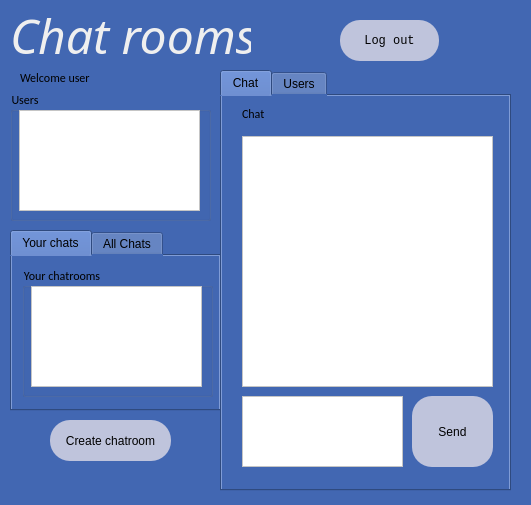
<?xml version="1.0" encoding="UTF-8"?>
<ui version="4.0">
 <class>centralwidget</class>
 <widget class="QDialog" name="centralwidget">
  <property name="geometry">
   <rect>
    <x>0</x>
    <y>0</y>
    <width>531</width>
    <height>505</height>
   </rect>
  </property>
  <property name="maximumSize">
   <size>
    <width>1000</width>
    <height>1000</height>
   </size>
  </property>
  <property name="windowTitle">
   <string>Dialog</string>
  </property>
  <property name="styleSheet">
   <string notr="true">background-color: rgb(66, 103, 178);
color: rgb(239, 239, 239);</string>
  </property>
  <widget class="QLabel" name="label">
   <property name="geometry">
    <rect>
     <x>10</x>
     <y>10</y>
     <width>241</width>
     <height>51</height>
    </rect>
   </property>
   <property name="font">
    <font>
     <family>Harlow Solid Italic</family>
     <pointsize>36</pointsize>
     <italic>true</italic>
    </font>
   </property>
   <property name="text">
    <string>Chat rooms</string>
   </property>
  </widget>
  <widget class="QPushButton" name="button_logOut">
   <property name="geometry">
    <rect>
     <x>340</x>
     <y>20</y>
     <width>99</width>
     <height>41</height>
    </rect>
   </property>
   <property name="font">
    <font>
     <family>Consolas</family>
    </font>
   </property>
   <property name="styleSheet">
    <string notr="true">border-radius:20px;
color: rgb(0, 0, 0);
background-color: rgb(191, 196, 220);</string>
   </property>
   <property name="text">
    <string>Log out</string>
   </property>
  </widget>
  <widget class="QLabel" name="label_Nickname">
   <property name="geometry">
    <rect>
     <x>20</x>
     <y>70</y>
     <width>151</width>
     <height>16</height>
    </rect>
   </property>
   <property name="font">
    <font>
     <family>Calibri</family>
    </font>
   </property>
   <property name="styleSheet">
    <string notr="true">color: rgb(0, 0, 0);</string>
   </property>
   <property name="text">
    <string>Welcome user</string>
   </property>
  </widget>
  <widget class="QGroupBox" name="groupBox">
   <property name="geometry">
    <rect>
     <x>10</x>
     <y>90</y>
     <width>201</width>
     <height>131</height>
    </rect>
   </property>
   <property name="font">
    <font>
     <family>Calibri</family>
    </font>
   </property>
   <property name="styleSheet">
    <string notr="true">color: rgb(0, 0, 0)</string>
   </property>
   <property name="title">
    <string>Users</string>
   </property>
   <widget class="QScrollArea" name="scrollArea">
    <property name="geometry">
     <rect>
      <x>9</x>
      <y>20</y>
      <width>181</width>
      <height>101</height>
     </rect>
    </property>
    <property name="styleSheet">
     <string notr="true">background-color: rgb(255, 255, 255);</string>
    </property>
    <property name="widgetResizable">
     <bool>true</bool>
    </property>
    <widget class="QWidget" name="scrollAreaWidgetContents">
     <property name="geometry">
      <rect>
       <x>0</x>
       <y>0</y>
       <width>179</width>
       <height>99</height>
      </rect>
     </property>
     <widget class="QWidget" name="gridLayoutWidget">
      <property name="geometry">
       <rect>
        <x>10</x>
        <y>10</y>
        <width>160</width>
        <height>80</height>
       </rect>
      </property>
      <layout class="QGridLayout" name="gridLayout"/>
     </widget>
    </widget>
   </widget>
  </widget>
  <widget class="QPushButton" name="button_createChatRoom">
   <property name="geometry">
    <rect>
     <x>50</x>
     <y>420</y>
     <width>121</width>
     <height>41</height>
    </rect>
   </property>
   <property name="styleSheet">
    <string notr="true">border-radius:20px;
color: rgb(0, 0, 0);
background-color: rgb(191, 196, 220);</string>
   </property>
   <property name="text">
    <string>Create chatroom</string>
   </property>
  </widget>
  <widget class="QTabWidget" name="tabWidget">
   <property name="geometry">
    <rect>
     <x>10</x>
     <y>230</y>
     <width>211</width>
     <height>181</height>
    </rect>
   </property>
   <property name="styleSheet">
    <string notr="true">color: rgb(0, 0, 0);</string>
   </property>
   <property name="currentIndex">
    <number>0</number>
   </property>
   <widget class="QWidget" name="tab">
    <attribute name="title">
     <string>Your chats</string>
    </attribute>
    <widget class="QGroupBox" name="groupBox_2">
     <property name="geometry">
      <rect>
       <x>10</x>
       <y>10</y>
       <width>191</width>
       <height>131</height>
      </rect>
     </property>
     <property name="font">
      <font>
       <family>Calibri</family>
      </font>
     </property>
     <property name="title">
      <string>Your chatrooms</string>
     </property>
     <widget class="QScrollArea" name="scrollArea_2">
      <property name="geometry">
       <rect>
        <x>9</x>
        <y>20</y>
        <width>171</width>
        <height>101</height>
       </rect>
      </property>
      <property name="styleSheet">
       <string notr="true">background-color: rgb(255, 255, 255);</string>
      </property>
      <property name="widgetResizable">
       <bool>true</bool>
      </property>
      <widget class="QWidget" name="scrollAreaWidgetContents_2">
       <property name="geometry">
        <rect>
         <x>0</x>
         <y>0</y>
         <width>169</width>
         <height>99</height>
        </rect>
       </property>
       <widget class="QWidget" name="formLayoutWidget_2">
        <property name="geometry">
         <rect>
          <x>10</x>
          <y>10</y>
          <width>151</width>
          <height>80</height>
         </rect>
        </property>
        <layout class="QFormLayout" name="formLayout_2"/>
       </widget>
      </widget>
     </widget>
    </widget>
   </widget>
   <widget class="QWidget" name="tab_2">
    <attribute name="title">
     <string>All Chats</string>
    </attribute>
    <widget class="QGroupBox" name="groupBox_3">
     <property name="geometry">
      <rect>
       <x>10</x>
       <y>10</y>
       <width>191</width>
       <height>131</height>
      </rect>
     </property>
     <property name="title">
      <string>All chatrooms</string>
     </property>
     <widget class="QScrollArea" name="scrollArea_3">
      <property name="geometry">
       <rect>
        <x>9</x>
        <y>20</y>
        <width>171</width>
        <height>101</height>
       </rect>
      </property>
      <property name="styleSheet">
       <string notr="true">background-color: rgb(255, 255, 255);</string>
      </property>
      <property name="widgetResizable">
       <bool>true</bool>
      </property>
      <widget class="QWidget" name="scrollAreaWidgetContents_3">
       <property name="geometry">
        <rect>
         <x>0</x>
         <y>0</y>
         <width>169</width>
         <height>99</height>
        </rect>
       </property>
       <widget class="QWidget" name="formLayoutWidget_3">
        <property name="geometry">
         <rect>
          <x>10</x>
          <y>10</y>
          <width>151</width>
          <height>80</height>
         </rect>
        </property>
        <layout class="QFormLayout" name="formLayout_3"/>
       </widget>
      </widget>
     </widget>
    </widget>
   </widget>
  </widget>
  <widget class="QTabWidget" name="tabWidget_2">
   <property name="geometry">
    <rect>
     <x>220</x>
     <y>70</y>
     <width>291</width>
     <height>421</height>
    </rect>
   </property>
   <property name="styleSheet">
    <string notr="true">color: rgb(0,0,0);</string>
   </property>
   <property name="currentIndex">
    <number>0</number>
   </property>
   <widget class="QWidget" name="tab_3">
    <attribute name="title">
     <string>Chat</string>
    </attribute>
    <widget class="QWidget" name="widget" native="true">
     <property name="geometry">
      <rect>
       <x>10</x>
       <y>10</y>
       <width>271</width>
       <height>371</height>
      </rect>
     </property>
     <widget class="QPushButton" name="button_send">
      <property name="geometry">
       <rect>
        <x>180</x>
        <y>290</y>
        <width>81</width>
        <height>71</height>
       </rect>
      </property>
      <property name="styleSheet">
       <string notr="true">border-radius:20px;
color: rgb(0, 0, 0);
background-color: rgb(191, 196, 220);</string>
      </property>
      <property name="text">
       <string>Send</string>
      </property>
     </widget>
     <widget class="QLabel" name="label_chat">
      <property name="geometry">
       <rect>
        <x>10</x>
        <y>0</y>
        <width>49</width>
        <height>16</height>
       </rect>
      </property>
      <property name="font">
       <font>
        <family>Calibri</family>
       </font>
      </property>
      <property name="styleSheet">
       <string notr="true">color: rgb(0, 0, 0);</string>
      </property>
      <property name="text">
       <string>Chat</string>
      </property>
     </widget>
     <widget class="QTextBrowser" name="msgBrowser">
      <property name="geometry">
       <rect>
        <x>10</x>
        <y>30</y>
        <width>251</width>
        <height>251</height>
       </rect>
      </property>
      <property name="styleSheet">
       <string notr="true">background-color: rgb(255, 255, 255);</string>
      </property>
     </widget>
     <widget class="QTextEdit" name="msgEdit">
      <property name="geometry">
       <rect>
        <x>10</x>
        <y>290</y>
        <width>161</width>
        <height>71</height>
       </rect>
      </property>
      <property name="styleSheet">
       <string notr="true">background-color: rgb(255, 255, 255);</string>
      </property>
     </widget>
    </widget>
   </widget>
   <widget class="QWidget" name="tab_4">
    <attribute name="title">
     <string>Users</string>
    </attribute>
    <widget class="QGroupBox" name="groupBox_4">
     <property name="geometry">
      <rect>
       <x>10</x>
       <y>0</y>
       <width>261</width>
       <height>381</height>
      </rect>
     </property>
     <property name="font">
      <font>
       <family>Calibri</family>
      </font>
     </property>
     <property name="styleSheet">
      <string notr="true">color: rgb(0, 0, 0)</string>
     </property>
     <property name="title">
      <string>Users</string>
     </property>
     <widget class="QScrollArea" name="scrollArea_4">
      <property name="geometry">
       <rect>
        <x>9</x>
        <y>20</y>
        <width>241</width>
        <height>351</height>
       </rect>
      </property>
      <property name="styleSheet">
       <string notr="true">background-color: rgb(255, 255, 255);</string>
      </property>
      <property name="widgetResizable">
       <bool>true</bool>
      </property>
      <widget class="QWidget" name="scrollAreaWidgetContents_4">
       <property name="geometry">
        <rect>
         <x>0</x>
         <y>0</y>
         <width>239</width>
         <height>349</height>
        </rect>
       </property>
       <widget class="QWidget" name="gridLayoutWidget_2">
        <property name="geometry">
         <rect>
          <x>10</x>
          <y>10</y>
          <width>221</width>
          <height>331</height>
         </rect>
        </property>
        <layout class="QGridLayout" name="gridLayout_3"/>
       </widget>
      </widget>
     </widget>
    </widget>
   </widget>
  </widget>
 </widget>
 <resources/>
 <connections/>
</ui>
